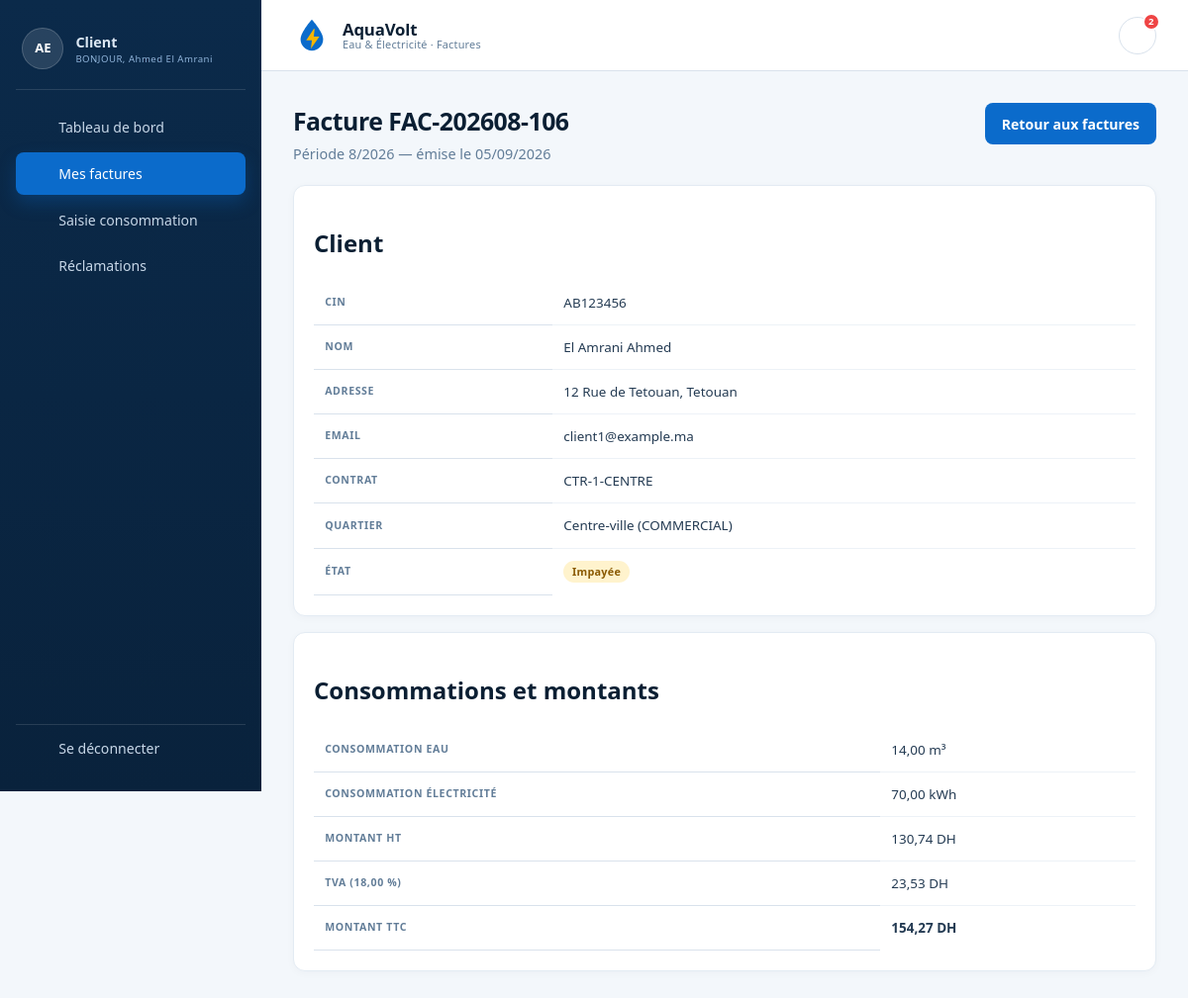
/Facture/one/6 (signed in), run on the app's committed database.
### tables this page shows
CREATE TABLE facture (
  id_facture INT UNSIGNED NOT NULL AUTO_INCREMENT,
  numero VARCHAR(50) NOT NULL,
  id_client INT UNSIGNED NOT NULL,
  id_conso INT UNSIGNED NOT NULL,
  date_facture DATE NOT NULL,
  periode_mois TINYINT UNSIGNED NOT NULL,
  periode_annee SMALLINT UNSIGNED NOT NULL,
  conso_eau DECIMAL(10,2) NOT NULL,
  conso_elec DECIMAL(10,2) NOT NULL,
  montant_ht DECIMAL(12,2) NOT NULL,
  taux_tva DECIMAL(5,2) NOT NULL DEFAULT 18.00,
  montant_tva DECIMAL(12,2) NOT NULL,
  montant_ttc DECIMAL(12,2) NOT NULL,
  etat ENUM('IMPAYEE','PAYEE') NOT NULL DEFAULT 'IMPAYEE',
  date_paiement DATETIME NULL,
  mode_paiement VARCHAR(30) NULL,
  reference_paiement VARCHAR(100) NULL,
  PRIMARY KEY (id_facture),
  UNIQUE KEY uk_facture_numero (numero),
  UNIQUE KEY uk_facture_conso (id_conso),
  KEY idx_facture_client (id_client),
  CONSTRAINT fk_facture_client
    FOREIGN KEY (id_client) REFERENCES client (id_client)
    ON UPDATE CASCADE ON DELETE RESTRICT,
  CONSTRAINT fk_facture_conso
    FOREIGN KEY (id_conso) REFERENCES consommation (id_conso)
    ON UPDATE CASCADE ON DELETE RESTRICT,
  CONSTRAINT chk_facture_mois CHECK (periode_mois BETWEEN 1 AND 12),
  CONSTRAINT chk_facture_montants
    CHECK (conso_eau >= 0 AND conso_elec >= 0
           AND montant_ht >= 0 AND montant_tva >= 0 AND montant_ttc >= 0)
);

CREATE TABLE client (
  id_client INT UNSIGNED NOT NULL AUTO_INCREMENT,
  id_fournisseur INT UNSIGNED NOT NULL,
  cin VARCHAR(20) NOT NULL,
  nom VARCHAR(100) NOT NULL,
  prenom VARCHAR(100) NOT NULL,
  adresse VARCHAR(255) NOT NULL,
  email VARCHAR(150) NOT NULL,
  mot_de_passe VARCHAR(255) NOT NULL,
  telephone VARCHAR(30) NULL,
  date_creation DATETIME NOT NULL DEFAULT CURRENT_TIMESTAMP,
  PRIMARY KEY (id_client),
  UNIQUE KEY uk_client_cin (cin),
  UNIQUE KEY uk_client_email (email),
  KEY idx_client_fournisseur (id_fournisseur),
  CONSTRAINT fk_client_fournisseur
    FOREIGN KEY (id_fournisseur) REFERENCES fournisseur (id_fournisseur)
    ON UPDATE CASCADE ON DELETE RESTRICT
);

CREATE TABLE contrat (
  id_contrat INT UNSIGNED NOT NULL AUTO_INCREMENT,
  id_client INT UNSIGNED NOT NULL,
  id_quartier INT UNSIGNED NOT NULL,
  numero_contrat VARCHAR(50) NOT NULL,
  date_debut DATE NOT NULL,
  date_fin DATE NULL,
  statut ENUM('ACTIF','RESILIE') NOT NULL DEFAULT 'ACTIF',
  date_creation DATETIME NOT NULL DEFAULT CURRENT_TIMESTAMP,
  PRIMARY KEY (id_contrat),
  UNIQUE KEY uk_contrat_numero (numero_contrat),
  KEY idx_contrat_client (id_client),
  KEY idx_contrat_quartier (id_quartier),
  CONSTRAINT fk_contrat_client
    FOREIGN KEY (id_client) REFERENCES client (id_client)
    ON UPDATE CASCADE ON DELETE RESTRICT,
  CONSTRAINT fk_contrat_quartier
    FOREIGN KEY (id_quartier) REFERENCES quartier (id_quartier)
    ON UPDATE CASCADE ON DELETE RESTRICT,
  CONSTRAINT chk_contrat_dates
    CHECK (date_fin IS NULL OR date_fin >= date_debut)
);

CREATE TABLE quartier (
  id_quartier INT UNSIGNED NOT NULL AUTO_INCREMENT,
  nom VARCHAR(100) NOT NULL,
  type_activite ENUM('RESIDENTIEL', 'COMMERCIAL', 'INDUSTRIEL') NOT NULL,
  date_creation DATETIME NOT NULL DEFAULT CURRENT_TIMESTAMP,
  PRIMARY KEY (id_quartier),
  UNIQUE KEY uk_quartier_nom_activite (nom, type_activite)
);

### Traitement/Facture.php (called while the page is built, shortened)
<?php
require_once __DIR__ . '/../BD/Facture.php';
function facture_exiger_utilisateur(): string
{
    $role = $_SESSION['role'] ?? null;
    return $role;
}
function facture_one($id = null): void
{
    $role = facture_exiger_utilisateur();
    $idFacture = (int) ($id ?? 0);
    $bd = new FactureBD(pdo());
    $facture = $role === 'client'
        ? $bd->findForClient($idFacture, (int) $_SESSION['id_client'])
        : $bd->findForFournisseur($idFacture, (int) $_SESSION['id_fournisseur']);
    require ROOT . 'IHM/facture/show.php';
}

### index.php (called while the page is built, shortened)
<?php
require_once ROOT . 'config/app.php';
require_once ROOT . 'BD/Connexion.php';
$url = trim((string) ($_GET['url'] ?? ''), '/');
$segments = $url === '' ? [] : explode('/', $url);
$controller = ucfirst(strtolower($segments[0] ?? 'Home'));
$action = strtolower($segments[1] ?? 'index');
$id = $segments[2] ?? null;
$function = strtolower($controller) . '_' . $action;
$function($id);

### BD/Connexion.php (called while the page is built, shortened)
<?php
function pdo(): PDO
{
    static $pdo = null;
    if ($pdo instanceof PDO) {
        return $pdo;
    }
    $config = require ROOT . 'config/database.php';
    $dsn = sprintf(
        'mysql:host=%s;port=%d;dbname=%s;charset=%s',
        $config['host'],
        (int) $config['port'],
        $config['dbname'],
        $config['charset'] ?? 'utf8mb4'
    );
    $pdo = new PDO($dsn, $config['user'], $config['pass'], [
        PDO::ATTR_ERRMODE => PDO::ERRMODE_EXCEPTION,
        PDO::ATTR_DEFAULT_FETCH_MODE => PDO::FETCH_ASSOC,
        PDO::ATTR_EMULATE_PREPARES => false,
    ]);
    return $pdo;
}

### BD/Facture.php (called while the page is built, shortened)
<?php
final class FactureBD
{
    public function findForClient(int $idFacture, int $idClient): ?array
    {
        $stmt = $this->pdo->prepare(
            'SELECT f.*, c.cin, c.nom, c.prenom, c.adresse, c.email,
                    ct.numero_contrat, q.nom AS quartier_nom, q.type_activite
             FROM facture f
             JOIN client c ON c.id_client = f.id_client
             JOIN consommation co ON co.id_conso = f.id_conso
             JOIN contrat ct ON ct.id_contrat = co.id_contrat
             JOIN quartier q ON q.id_quartier = ct.id_quartier
             WHERE f.id_facture = :id AND f.id_client = :client
             LIMIT 1'
        );
        $stmt->execute(['id' => $idFacture, 'client' => $idClient]);
        return $stmt->fetch(PDO::FETCH_ASSOC) ?: null;
    }
}

### IHM/facture/show.php (the view, shortened to what this page needs)
<?php require ROOT . 'IHM/layout/header.php'; ?>
<div class="page-head">
    <div>
        <h1>Facture <?= e($facture['numero']) ?></h1>
        <p>
            Période <?= (int) $facture['periode_mois'] ?>/<?= (int) $facture['periode_annee'] ?>
            — émise le <?= e(format_date_fr($facture['date_facture'])) ?>
        </p>
    </div>
    <div class="page-head-actions">
        <a class="btn" href="<?= e(url('Facture/all')) ?>">Retour aux factures</a>
    </div>
</div>
<section class="card">
    <h2>Client</h2>
    <table class="table">
        <tr>
            <th>CIN</th>
            <td><?= e($facture['cin']) ?></td>
        </tr>
        <tr>
            <th>Nom</th>
            <td><?= e($facture['nom'] . ' ' . $facture['prenom']) ?></td>
        </tr>
        <tr>
            <th>Adresse</th>
            <td><?= e($facture['adresse']) ?></td>
        </tr>
        <tr>
            <th>Email</th>
            <td><?= e($facture['email']) ?></td>
        </tr>
        <tr>
            <th>Contrat</th>
            <td><?= e($facture['numero_contrat'] ?? '—') ?></td>
        </tr>
        <tr>
            <th>Quartier</th>
            <td>
                <?= e($facture['quartier_nom'] ?? '—') ?>
                (<?= e($facture['type_activite'] ?? '—') ?>)
            </td>
        </tr>
        <tr>
            <th>État</th>
            <td>
                <span class="badge <?= e(statut_badge($facture['etat'])) ?>">
                    <?= e(statut_label($facture['etat'])) ?>
                </span>
            </td>
        </tr>
    </table>
</section>
<section class="card">
    <h2>Consommations et montants</h2>
    <table class="table">
        <tr>
            <th>Consommation eau</th>
            <td><?= e(number_format((float) $facture['conso_eau'], 2, ',', ' ')) ?> m³</td>
        </tr>
        <tr>
            <th>Consommation électricité</th>
            <td><?= e(number_format((float) $facture['conso_elec'], 2, ',', ' ')) ?> kWh</td>
        </tr>
        <tr>
            <th>Montant HT</th>
            <td><?= e(number_format((float) $facture['montant_ht'], 2, ',', ' ')) ?> DH</td>
        </tr>
        <tr>
            <th>TVA (<?= e(number_format((float) $facture['taux_tva'], 2, ',', ' ')) ?> %)</th>
            <td><?= e(number_format((float) $facture['montant_tva'], 2, ',', ' ')) ?> DH</td>
        </tr>
        <tr>
            <th>Montant TTC</th>
            <td><strong><?= e(number_format((float) $facture['montant_ttc'], 2, ',', ' ')) ?> DH</strong></td>
        </tr>
    </table>
</section>
<?php require ROOT . 'IHM/layout/footer.php'; ?>

### assets/css/style.css (style rules this page uses)
:root { --navy: #0b2a4a; --navy-2: #0e355c; --primary: #0b6bcb; --primary-dark: #0857a6; --primary-soft: #e8f2fd; --bg: #f3f7fb; --surface: #ffffff; --ink: #102a43; --muted: #627d98; --border: #d9e2ec; --success: #1f7a4d; --success-bg: #e8f6ee; --danger: #b42318; --danger-bg: #fdecea; --warning: #b54708; --warning-bg: #fff4e5; --yellow: #f7b500; --shadow: 0 10px 30px rgba(16, 42, 67, 0.08); --radius: 12px; }
* { box-sizing: border-box; }
html { -webkit-text-size-adjust: 100%; }
body { margin: 0; font-family: system-ui, -apple-system, "Segoe UI", Roboto, sans-serif; background: var(--bg); color: var(--ink); line-height: 1.5; }
a { color: var(--primary); }
.app-body { background: var(--bg); }
.page-head { display: flex; align-items: flex-start; justify-content: space-between; gap: 1rem; margin-bottom: 1.25rem; }
.page-head h1 { margin: 0 0 0.25rem; font-size: 1.55rem; letter-spacing: -0.02em; color: #0b1f33; }
.page-head p { margin: 0; color: var(--muted); font-size: 0.9rem; }
.page-head-actions { display: flex; align-items: center; gap: 0.5rem; flex-wrap: wrap; }
.card { background: var(--surface); border: 1px solid #e3ebf3; border-radius: var(--radius); padding: 1.25rem; margin-bottom: 1rem; box-shadow: 0 2px 8px rgba(16, 42, 67, 0.03); }
.card h1, .card h2, .card h3 { color: #0b1f33; }
.btn, .button { display: inline-flex; align-items: center; justify-content: center; gap: 0.45rem; padding: 0.6rem 1rem; border-radius: 8px; border: 1px solid transparent; background: var(--primary); color: #fff; font: inherit; font-size: 0.88rem; font-weight: 600; text-decoration: none; cursor: pointer; transition: background 0.15s, border-color 0.15s, color 0.15s; }
.badge { display: inline-flex; align-items: center; gap: 0.3rem; padding: 0.2rem 0.55rem; border-radius: 999px; font-size: 0.68rem; font-weight: 700; letter-spacing: 0.02em; background: #eef3f8; color: #486581; }
.badge-warning { background: #fff3cd; color: #8a5a00; }
.table { width: 100%; border-collapse: collapse; }
.table th { padding: 0.65rem 0.7rem; border-bottom: 1px solid var(--border); text-align: left; font-size: 0.66rem; font-weight: 700; letter-spacing: 0.06em; text-transform: uppercase; color: var(--muted); }
.table td { padding: 0.75rem 0.7rem; border-bottom: 1px solid #edf2f7; font-size: 0.84rem; color: #243b53; vertical-align: middle; }
.table tbody tr:last-child td { border-bottom: 0; }

### data on the page
facture: numero "FAC-202608-106", periode_mois "8", periode_annee "2026", date_facture "05/09/2026", id_client.cin "AB123456", id_client.prenom "El Amrani Ahmed", id_client.adresse "12 Rue de Tetouan, Tetouan", id_client.email "client1@example.ma", contrat.numero_contrat "CTR-1-CENTRE", quartier.nom "Centre-ville", quartier.type_activite "COMMERCIAL", etat "Impayée", conso_eau "14,00", conso_elec "70,00", montant_ht "130,74", taux_tva "18,00", montant_tva "23,53", montant_ttc "154,27"

### other printed values
$initiales "AE"
role_label($role) "Client"
$nomComplet !== '' ? $nomComplet : 'Utilisateur' "Ahmed El Amrani"
APP_NAME "AquaVolt"
APP_TAGLINE "Eau & Électricité · Factures"
$notificationsNonLues "2"
